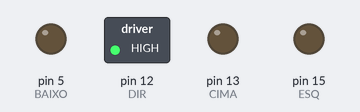
Bench run of a sketch on a simulated Arduino Uno, built with avr-gcc and run on an emulated ATmega328P. Shown: switched loads named in the sketch (green lamp = pin HIGH), output pins drawn as LEDs (lit = HIGH).

Above: at 0.1 s.
Timing chart, 0 to 1.6 s (numbered marks = the images above):
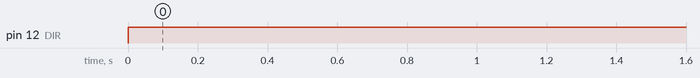

Measured:
- by itself, pin 12 (DIR): LOW → HIGH at 0.00 s

The sketch:

motor_test.ino
```cpp
int DIR = 12;
int CIMA = 13;
int BAIXO = 5;
int ESQ = 15;

void setup() {

  pinMode(CIMA, OUTPUT);
  pinMode(ESQ, OUTPUT);
  pinMode(BAIXO, OUTPUT);
  pinMode(DIR, OUTPUT);

  //  digitalWrite(CIMA, LOW);
  //  digitalWrite(ESQ, LOW);
  //  digitalWrite(BAIXO, LOW);
  //  digitalWrite(DIR, LOW);
}

void loop() {

  analogWrite(DIR, 150);
//  analogWrite(ESQ, 255);
//  analogWrite(CIMA, 255);
//  analogWrite(BAIXO, 255);

//    digitalWrite(CIMA, HIGH);
//    delay(1000);
//    digitalWrite(CIMA, LOW);
//    delay(1000);
//
//
//    digitalWrite(ESQ, HIGH);
//    delay(1000);
//    digitalWrite(ESQ, LOW);
//    delay(1000);
//  //
//
//    digitalWrite(BAIXO, HIGH);
//    delay(1000);
//    digitalWrite(BAIXO, LOW);
//    delay(1000);
//  //
//
//    digitalWrite(DIR, HIGH);
//    delay(1000);
//    digitalWrite(DIR, LOW);
//    delay(1000);
//


}
```
